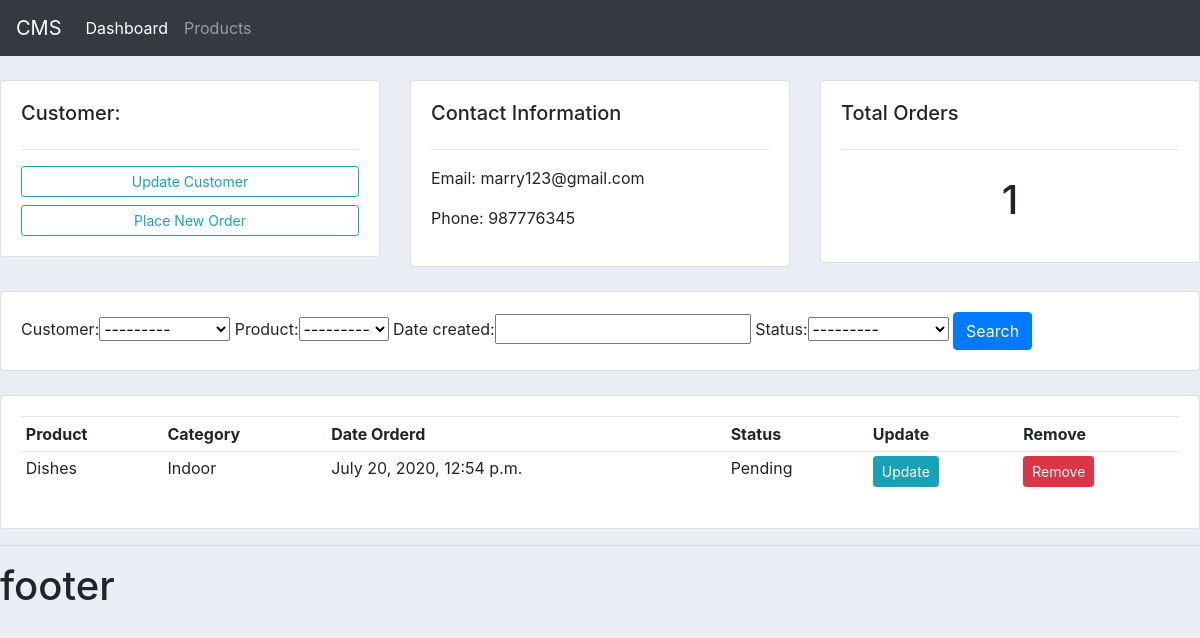
Page /customers/2/ on the committed database.
### accounts/models.py (models this page shows, shortened)
class Customer(models.Model):
    name = models.CharField(max_length=200, null = True)
    phone = models.CharField(max_length=200, null = True)
    email = models.CharField(max_length=200, null = True)
    date_created = models.DateTimeField(auto_now_add=True, null = True)
    def __str__(self):
        return self.name

class Order(models.Model):
    STATUS = (
        ('Pending','Pending'),
        ('Out for Delivery', 'Out for Delivery'),
        ('Delivered', 'Delivered'),
    )
    customer = models.ForeignKey(Customer,null=True, on_delete = models.SET_NULL)
    product = models.ForeignKey(Product,null=True, on_delete = models.SET_NULL)
    date_created =  models.DateTimeField(auto_now_add=True, null = True)
    status =  models.CharField(max_length=200, null = True, choices=STATUS)

class Product(models.Model):
    CATAGORY = (
        ('Indoor','Indoor'),
        ('Out Door', 'Out Door'),
    )
    name =  models.CharField(max_length=200, null = True)
    price = models.FloatField(null=True)
    category =  models.CharField(max_length=200, null = True, choices=CATAGORY)
    description =  models.CharField(max_length=200, null = True, blank=True)
    date_created =  models.DateTimeField(auto_now_add=True, null = True)
    tags = models.ManyToManyField(Tag)
    def __str__(self):
        return self.name

### accounts/views.py (the view)
# urls.py: path('customers/<str:pk>/', views.customers, name='customers'),
def customers(request,pk):
    customer = Customer.objects.get(id=pk)
    orders = customer.order_set.all()
    orders_count = orders.count()
    my_filter = OrderFilter(request.GET, queryset=orders)
    orders = my_filter.qs
    context = {'customer':customer, 'orders':orders, 'orders_count':orders_count,'my_filter':my_filter}
    return render(request, 'accounts/customers.html',context)

### accounts/templates/accounts/customers.html
{% extends 'accounts/main.html' %}
{% block content %}
	<br>
    <div class="row">
        <div class="col-md">
            <div class="card card-body">
                <h5>Customer:</h5>
                <hr>
                <a class="btn btn-outline-info  btn-sm btn-block" href="">Update Customer</a>
                <a href="{% url 'create_order' customer.id%}" class="btn btn-outline-info  btn-sm btn-block" href="">Place New Order</a>
            </div>
        </div>
        <div class="col-md">
            <div class="card card-body">
                <h5>Contact Information</h5>
                <hr>
                <p>Email: {{customer.email}}</p>
                <p>Phone: {{customer.phone}}</p>
            </div>
        </div>
        <div class="col-md">
            <div class="card card-body">
                <h5>Total Orders</h5>
                <hr>
                <h1 style="text-align: center;padding: 10px">{{orders_count}}</h1>
            </div>
        </div>
    </div>
    <br>
    <div class="row">
        <div class="col">
            <div class="card card-body">
                <form method="get">
                    {{my_filter.form}}
                <button class="btn btn-primary" type="submit">Search</button>
              </form>
            </div>
        </div>
    </div>
    <br>
    <div class="row">
        <div class="col-md">
            <div class="card card-body">
                <table class="table table-sm">
                    <tr>
                        <th>Product</th>
                        <th>Category</th>
                        <th>Date Orderd</th>
                        <th>Status</th>
                        <th>Update</th>
                        <th>Remove</th>
                    </tr>
                    {% for order in orders%}
                        <tr>
                            <td>{{order.product.name}}</td>
                            <td>{{order.product.category}}</td>
                            <td>{{order.date_created}}</td>
                            <td>{{order.status}}</td>
                            <td><a href="{% url 'update_order' order.id%}" class="btn btn-sm btn-info">Update</a></td>
                            <td><a href="{% url 'remove_order' order.id%}" class="btn btn-sm btn-danger">Remove</a></td>
                        </tr>
                    {% endfor %}
                </table>
            </div>
        </div>
    </div>
{% endblock content %}

### static/css/main.css (style rules this page uses)
body { background-color: #ebeff5; }

### rows in the picture
Customer: email "marry123@gmail.com", phone "987776345"
Order: product.name "Dishes", product.category "Indoor", date_created "July 20, 2020, 12:54 p.m.", status "Pending"

### other values in the picture
{{ orders_count }} "1"
